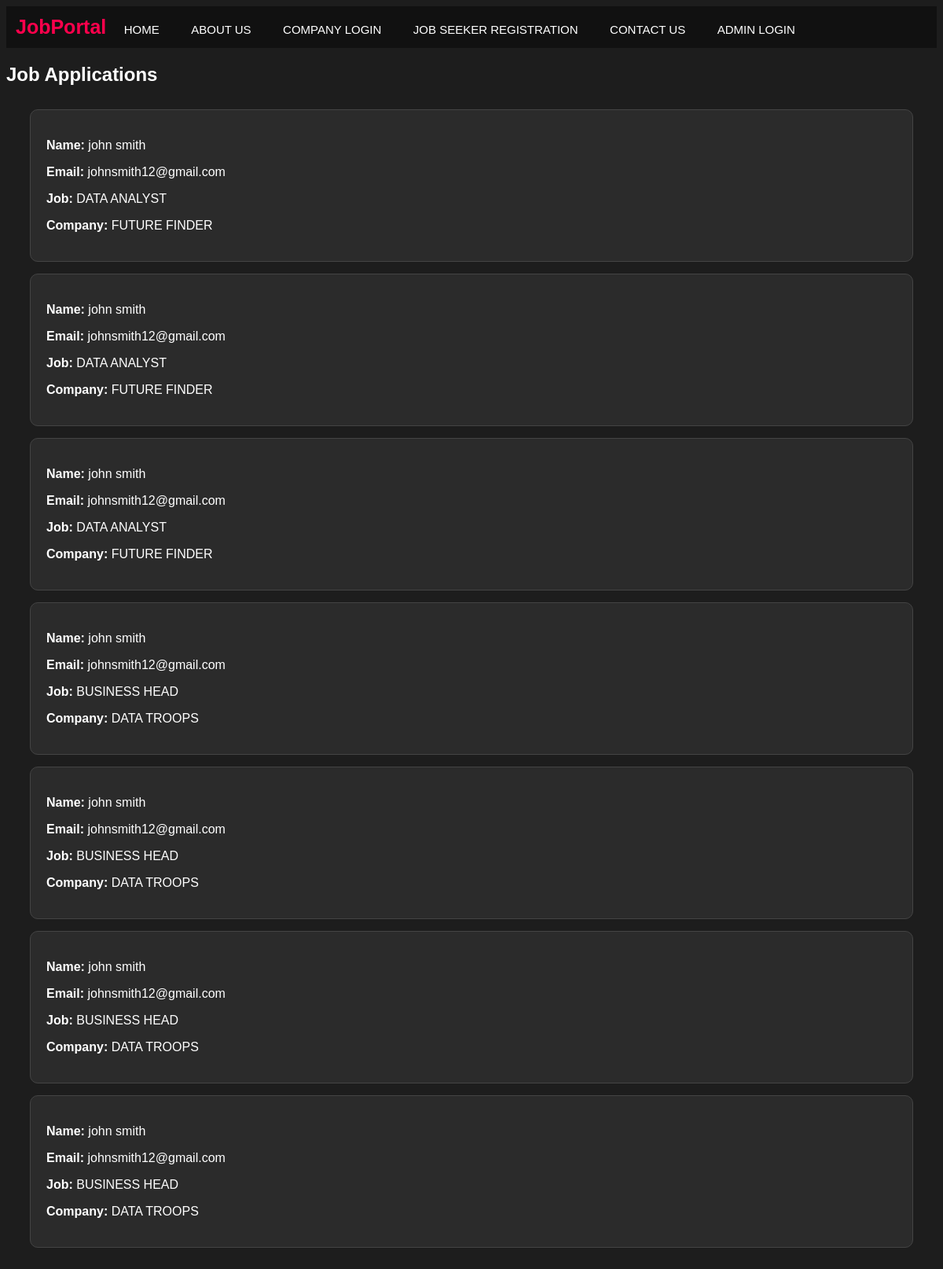
The app's page /admin/applications (signed in) with its own data.
### models.py (models this page shows)
class Application(db.Model):
    id = db.Column(db.Integer, primary_key=True)
    applicant_name = db.Column(db.String(150))
    applicant_email = db.Column(db.String(150))
    job_title = db.Column(db.String(150))
    company = db.Column(db.String(150))

### app.py (the view)
@app.route('/admin/applications')
def admin_applications():
    if not session.get('admin'):
        return redirect(url_for('admin_login'))
    applications = Application.query.order_by(Application.id.desc()).all()
    return render_template('admin_applications.html', applications=applications)

### templates/admin_applications.html
{% extends "base.html" %}
{% block content %}
<h2 class="dashboard-title">Job Applications</h2>
<div class="job-list">
{% for app in applications %}
<div class="job-card">
    <p><b>Name:</b> {{ app.applicant_name }}</p>
    <p><b>Email:</b> {{ app.applicant_email }}</p>
    <p><b>Job:</b> {{ app.job_title }}</p>
    <p><b>Company:</b> {{ app.company }}</p>
</div>
{% endfor %}
</div>
{% endblock %}

### templates/base.html (shortened to what this page needs)
<!DOCTYPE html>
<html>
<head>
    <link rel="stylesheet" href="{{ url_for('static', filename='css/style.css') }}">
</head>
<body>
<nav class="navbar">
    <span class="brand">JobPortal</span>
    <a href="/">HOME</a>
    <a href="/aboutus">ABOUT US</a>
    <a href="/login">COMPANY LOGIN</a>
    <a href="/register/user">JOB SEEKER REGISTRATION</a>
    <a href="/contactus">CONTACT US</a>
    <a href="/admin">ADMIN LOGIN</a>
</nav>
{% block content %}{% endblock %}
</body>
</html>

### static/css/style.css (style rules this page uses)
body { background: #1d1d1d; color: white; font-family: Arial, sans-serif; }
.navbar { background:#111; padding:12px; }
.navbar a { color:white; padding:10px 18px; text-decoration:none; font-size:15px; }
.brand { font-size:25px; font-weight:bold; color:#ff004c; }
.job-list { margin:30px; }
.job-card { background:#2b2b2b; padding:20px; margin-bottom:15px; border-radius:10px; border:1px solid #444; }

### records on screen
Application: applicant_name "john smith", applicant_email "johnsmith12@gmail.com", job_title "DATA ANALYST", company "FUTURE FINDER"
Application: applicant_name "john smith", applicant_email "johnsmith12@gmail.com", job_title "DATA ANALYST", company "FUTURE FINDER"
Application: applicant_name "john smith", applicant_email "johnsmith12@gmail.com", job_title "DATA ANALYST", company "FUTURE FINDER"
Application: applicant_name "john smith", applicant_email "johnsmith12@gmail.com", job_title "BUSINESS HEAD", company "DATA TROOPS"
Application: applicant_name "john smith", applicant_email "johnsmith12@gmail.com", job_title "BUSINESS HEAD", company "DATA TROOPS"
Application: applicant_name "john smith", applicant_email "johnsmith12@gmail.com", job_title "BUSINESS HEAD", company "DATA TROOPS"
Application: applicant_name "john smith", applicant_email "johnsmith12@gmail.com", job_title "BUSINESS HEAD", company "DATA TROOPS"
